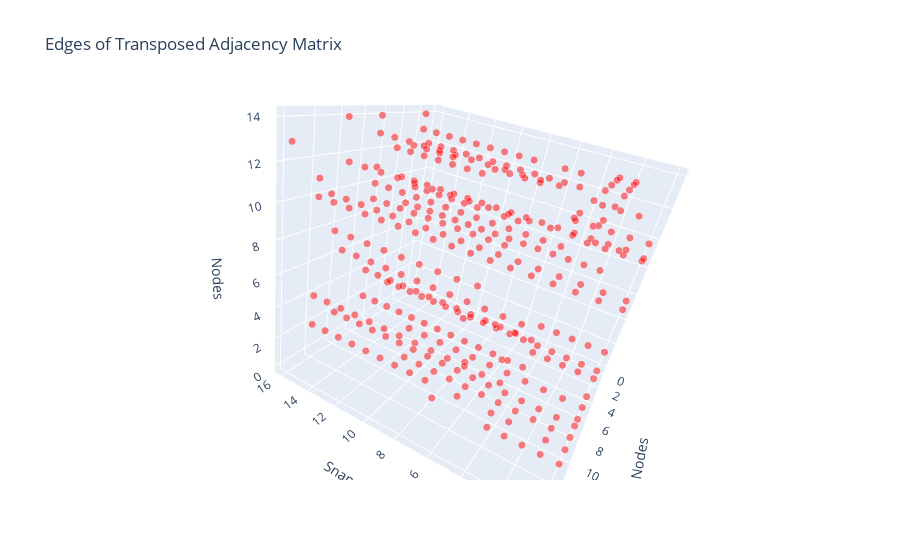

Notebook source saved alongside this figure:
### Code cell
### 3d representaton of edges 

import plotly.graph_objs as go
import numpy as np


# Create x, y, z indices for each element in the matrix
x, y, z = np.indices(stacked_adj_matrix.shape)

# Reshape matrix to 1D array
matrix_1d = stacked_adj_matrix.ravel()


# # labels for clusters
stacked_labels = np.stack([label_matrix] * 17, axis=-1)


# Create scatter plot
fig = go.Figure(data=[go.Scatter3d(
    x=x.ravel(),
    y=y.ravel(),
    z=z.ravel(),
    mode='markers',
    marker=dict(
        size=matrix_1d*5,
        color=matrix_1d,
        colorscale=[[0, 'White'],[1, 'red']], #'Jet',
        opacity=0.5
    )
)])

# Set layout
fig.update_layout(
    title='Edges of Transposed Adjacency Matrix',
    scene=dict(
    xaxis_title='Nodes',
    yaxis_title='Nodes',
    zaxis_title='Snapshots'
))

# Show plot
fig.show()

### Figure 1 — Plotly figure (JSON) as saved in the notebook; plotly's stock layout.template omitted (floating-point values rounded to 4 significant figures; data arrays with more than 128 entries replaced by an {"elided": "..."} marker saying what was removed)
{"data": [{"marker": {"color": {"elided": "3825 float values"}, "colorscale": [[0, "White"], [1, "red"]], "opacity": 0.5, "size": {"elided": "3825 float values"}}, "mode": "markers", "type": "scatter3d", "x": {"elided": "3825 int values"}, "y": {"elided": "3825 int values"}, "z": {"elided": "3825 int values"}}], "layout": {"autosize": true, "dragmode": "zoom", "scene": {"aspectmode": "auto", "aspectratio": {"x": 0.9565, "y": 0.9565, "z": 1.093}, "camera": {"center": {"x": 0.4094, "y": 0.1002, "z": -0.06018}, "eye": {"x": 1.502, "y": 0.7036, "z": -0.5085}, "projection": {"type": "perspective"}, "up": {"x": -0.3354, "y": 0.872, "z": 0.3565}}, "dragmode": "orbit", "xaxis": {"title": {"text": "Nodes"}, "type": "linear"}, "yaxis": {"title": {"text": "Nodes"}, "type": "linear"}, "zaxis": {"title": {"text": "Snapshots"}, "type": "linear"}}, "title": {"text": "Edges of Transposed Adjacency Matrix"}}}
